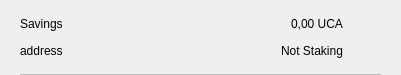
<?xml version="1.0" encoding="UTF-8"?>
<ui version="4.0">
 <class>CSRow</class>
 <widget class="QWidget" name="CSRow">
  <property name="geometry">
   <rect>
    <x>0</x>
    <y>0</y>
    <width>401</width>
    <height>75</height>
   </rect>
  </property>
  <property name="windowTitle">
   <string>Form</string>
  </property>
  <layout class="QVBoxLayout" name="verticalLayout">
   <property name="spacing">
    <number>0</number>
   </property>
   <property name="leftMargin">
    <number>20</number>
   </property>
   <property name="topMargin">
    <number>10</number>
   </property>
   <property name="rightMargin">
    <number>20</number>
   </property>
   <property name="bottomMargin">
    <number>0</number>
   </property>
   <item>
    <widget class="QWidget" name="info" native="true">
     <property name="minimumSize">
      <size>
       <width>0</width>
       <height>0</height>
      </size>
     </property>
     <layout class="QHBoxLayout" name="horizontalLayout_3">
      <property name="leftMargin">
       <number>0</number>
      </property>
      <property name="topMargin">
       <number>0</number>
      </property>
      <property name="rightMargin">
       <number>0</number>
      </property>
      <property name="bottomMargin">
       <number>10</number>
      </property>
      <item>
       <widget class="QWidget" name="container" native="true">
        <property name="minimumSize">
         <size>
          <width>0</width>
          <height>0</height>
         </size>
        </property>
        <layout class="QVBoxLayout" name="verticalLayout_2">
         <property name="spacing">
          <number>0</number>
         </property>
         <property name="leftMargin">
          <number>0</number>
         </property>
         <property name="topMargin">
          <number>0</number>
         </property>
         <property name="rightMargin">
          <number>0</number>
         </property>
         <property name="bottomMargin">
          <number>0</number>
         </property>
         <item>
          <layout class="QHBoxLayout" name="horizontalLayout">
           <item>
            <widget class="QLabel" name="labelName">
             <property name="text">
              <string>Savings</string>
             </property>
            </widget>
           </item>
           <item>
            <spacer name="horizontalSpacer">
             <property name="orientation">
              <enum>Qt::Horizontal</enum>
             </property>
             <property name="sizeHint" stdset="0">
              <size>
               <width>40</width>
               <height>20</height>
              </size>
             </property>
            </spacer>
           </item>
           <item>
            <widget class="QLabel" name="labelAmount">
             <property name="text">
              <string>0,00 UCA</string>
             </property>
            </widget>
           </item>
          </layout>
         </item>
         <item>
          <layout class="QHBoxLayout" name="horizontalLayout_2">
           <item>
            <widget class="QLabel" name="labelAddress">
             <property name="text">
              <string>address</string>
             </property>
            </widget>
           </item>
           <item>
            <spacer name="horizontalSpacer_2">
             <property name="orientation">
              <enum>Qt::Horizontal</enum>
             </property>
             <property name="sizeHint" stdset="0">
              <size>
               <width>40</width>
               <height>20</height>
              </size>
             </property>
            </spacer>
           </item>
           <item>
            <widget class="QLabel" name="labelStaking">
             <property name="text">
              <string>Not Staking</string>
             </property>
            </widget>
           </item>
          </layout>
         </item>
        </layout>
       </widget>
      </item>
      <item alignment="Qt::AlignHCenter|Qt::AlignVCenter">
       <widget class="QPushButton" name="pushButtonMenu">
        <property name="minimumSize">
         <size>
          <width>24</width>
          <height>24</height>
         </size>
        </property>
        <property name="maximumSize">
         <size>
          <width>32</width>
          <height>32</height>
         </size>
        </property>
        <property name="focusPolicy">
         <enum>Qt::NoFocus</enum>
        </property>
        <property name="styleSheet">
         <string notr="true">border:none; background-color:transparent;</string>
        </property>
        <property name="text">
         <string/>
        </property>
        <property name="icon">
         <iconset>
          <normaloff>://ic-menu-hover</normaloff>://ic-menu-hover</iconset>
        </property>
        <property name="iconSize">
         <size>
          <width>24</width>
          <height>24</height>
         </size>
        </property>
       </widget>
      </item>
     </layout>
    </widget>
   </item>
   <item>
    <widget class="QLabel" name="lblDivisory">
     <property name="minimumSize">
      <size>
       <width>0</width>
       <height>1</height>
      </size>
     </property>
     <property name="maximumSize">
      <size>
       <width>16777215</width>
       <height>1</height>
      </size>
     </property>
     <property name="styleSheet">
      <string notr="true">background-color:#bababa;</string>
     </property>
     <property name="text">
      <string/>
     </property>
     <property name="alignment">
      <set>Qt::AlignBottom|Qt::AlignLeading|Qt::AlignLeft</set>
     </property>
    </widget>
   </item>
  </layout>
 </widget>
 <resources/>
 <connections/>
</ui>
